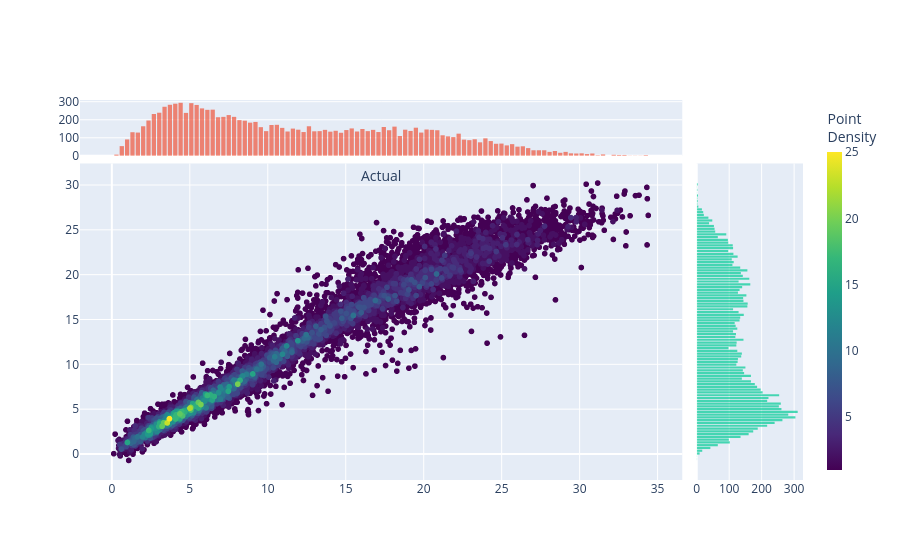

The notebook cell saved with this chart:
### Code cell
hist_density(
    res_train_scaled["y true"],
    res_train_scaled["y pred"]
)

### Figure 1 — Plotly figure (JSON) as saved in the notebook; plotly's stock layout.template omitted (floating-point values rounded to 4 significant figures; data arrays with more than 128 entries replaced by an {"elided": "..."} marker saying what was removed)
{"data": [{"customdata": {"elided": "4274x1 int values"}, "hovertemplate": "Actual: %{x}<br>Predicted: %{y}<br>Point<br>Density: %{customdata[0]:.3f}<extra></extra>", "legendgroup": "", "marker": {"color": {"elided": "4274 int values"}, "coloraxis": "coloraxis", "symbol": "circle"}, "mode": "markers", "name": "", "showlegend": false, "type": "scattergl", "x": {"elided": "4274 float values"}, "xaxis": "x3", "y": {"elided": "4274 float values"}, "yaxis": "y3"}, {"marker": {"line": {"width": 0}}, "opacity": 0.7, "showlegend": false, "type": "bar", "x": [0.295, 0.6379, 0.9808, 1.324, 1.667, 2.01, 2.352, 2.695, 3.038, 3.381, 3.724, 4.067, 4.41, 4.753, 5.096, 5.439, 5.782, 6.125, 6.468, 6.81, 7.153, 7.496, 7.839, 8.182, 8.525, 8.868, 9.211, 9.554, 9.897, 10.24, 10.58, 10.93, 11.27, 11.61, 11.95, 12.3, 12.64, 12.98, 13.33, 13.67, 14.01, 14.35, 14.7, 15.04, 15.38, 15.73, 16.07, 16.41, 16.76, 17.1, 17.44, 17.78, 18.13, 18.47, 18.81, 19.16, 19.5, 19.84, 20.18, 20.53, 20.87, 21.21, 21.56, 21.9, 22.24, 22.58, 22.93, 23.27, 23.61, 23.96, 24.3, 24.64, 24.99, 25.33, 25.67, 26.01, 26.36, 26.7, 27.04, 27.39, 27.73, 28.07, 28.41, 28.76, 29.1, 29.44, 29.79, 30.13, 30.47, 30.81, 31.16, 31.5, 31.84, 32.19, 32.53, 32.87, 33.22, 33.56, 33.9, 34.24], "xaxis": "x", "y": [7, 54, 91, 131, 129, 164, 196, 232, 239, 272, 283, 289, 294, 238, 292, 282, 263, 255, 256, 214, 216, 226, 216, 198, 195, 184, 188, 159, 137, 171, 172, 155, 135, 151, 145, 132, 164, 136, 137, 144, 134, 139, 128, 143, 152, 135, 149, 137, 144, 132, 160, 142, 162, 110, 145, 138, 156, 129, 146, 144, 142, 114, 108, 104, 123, 90, 87, 92, 75, 97, 82, 67, 68, 58, 65, 51, 53, 43, 31, 31, 31, 22, 27, 17, 22, 14, 13, 14, 10, 13, 3, 8, 0, 6, 5, 5, 1, 1, 1, 4], "yaxis": "y"}, {"marker": {"line": {"width": 0}}, "opacity": 0.7, "orientation": "h", "showlegend": false, "type": "bar", "x": [1, 1, 9, 17, 42, 65, 102, 99, 135, 160, 174, 188, 217, 240, 264, 304, 282, 311, 261, 253, 259, 217, 221, 254, 203, 197, 186, 179, 167, 139, 167, 146, 142, 150, 122, 126, 127, 137, 139, 125, 98, 122, 123, 144, 119, 121, 112, 125, 120, 117, 132, 134, 145, 129, 112, 156, 157, 144, 143, 153, 127, 132, 140, 165, 129, 162, 142, 136, 156, 134, 110, 114, 108, 126, 113, 97, 112, 111, 97, 96, 65, 91, 57, 55, 53, 38, 48, 36, 22, 20, 16, 5, 2, 3, 2, 4, 1, 2, 1, 3], "xaxis": "x4", "y": [-0.5626, -0.2532, 0.05617, 0.3656, 0.6749, 0.9843, 1.294, 1.603, 1.912, 2.222, 2.531, 2.841, 3.15, 3.459, 3.769, 4.078, 4.387, 4.697, 5.006, 5.316, 5.625, 5.934, 6.244, 6.553, 6.863, 7.172, 7.481, 7.791, 8.1, 8.409, 8.719, 9.028, 9.338, 9.647, 9.956, 10.27, 10.58, 10.88, 11.19, 11.5, 11.81, 12.12, 12.43, 12.74, 13.05, 13.36, 13.67, 13.98, 14.29, 14.6, 14.91, 15.22, 15.53, 15.83, 16.14, 16.45, 16.76, 17.07, 17.38, 17.69, 18.0, 18.31, 18.62, 18.93, 19.24, 19.55, 19.86, 20.17, 20.48, 20.78, 21.09, 21.4, 21.71, 22.02, 22.33, 22.64, 22.95, 23.26, 23.57, 23.88, 24.19, 24.5, 24.81, 25.12, 25.43, 25.73, 26.04, 26.35, 26.66, 26.97, 27.28, 27.59, 27.9, 28.21, 28.52, 28.83, 29.14, 29.45, 29.76, 30.07], "yaxis": "y4"}], "layout": {"coloraxis": {"autocolorscale": false, "colorbar": {"thickness": 15, "title": {"text": "Point<br>Density"}}, "colorscale": [[0, "#440154"], [0.1111, "#482878"], [0.2222, "#3e4989"], [0.3333, "#31688e"], [0.4444, "#26828e"], [0.5556, "#1f9e89"], [0.6667, "#35b779"], [0.7778, "#6ece58"], [0.8889, "#b5de2b"], [1, "#fde725"]]}, "showlegend": false, "xaxis": {"anchor": "y", "domain": [0, 0.833], "matches": "x3", "showline": false, "showticklabels": false, "title": {"text": "Actual"}}, "xaxis2": {"anchor": "y2", "domain": [0.853, 1], "matches": "x4", "showline": false, "showticklabels": true}, "xaxis3": {"anchor": "y3", "domain": [0, 0.833], "showline": false}, "xaxis4": {"anchor": "y4", "domain": [0.853, 1], "showline": false}, "yaxis": {"anchor": "x", "domain": [0.853, 1], "showline": false, "showticklabels": true}, "yaxis2": {"anchor": "x2", "domain": [0.853, 1], "matches": "y", "showline": false, "showticklabels": false, "title": {"text": "Predicted"}}, "yaxis3": {"anchor": "x3", "domain": [0, 0.833], "showline": false}, "yaxis4": {"anchor": "x4", "domain": [0, 0.833], "matches": "y3", "showline": false, "showticklabels": false}}}
